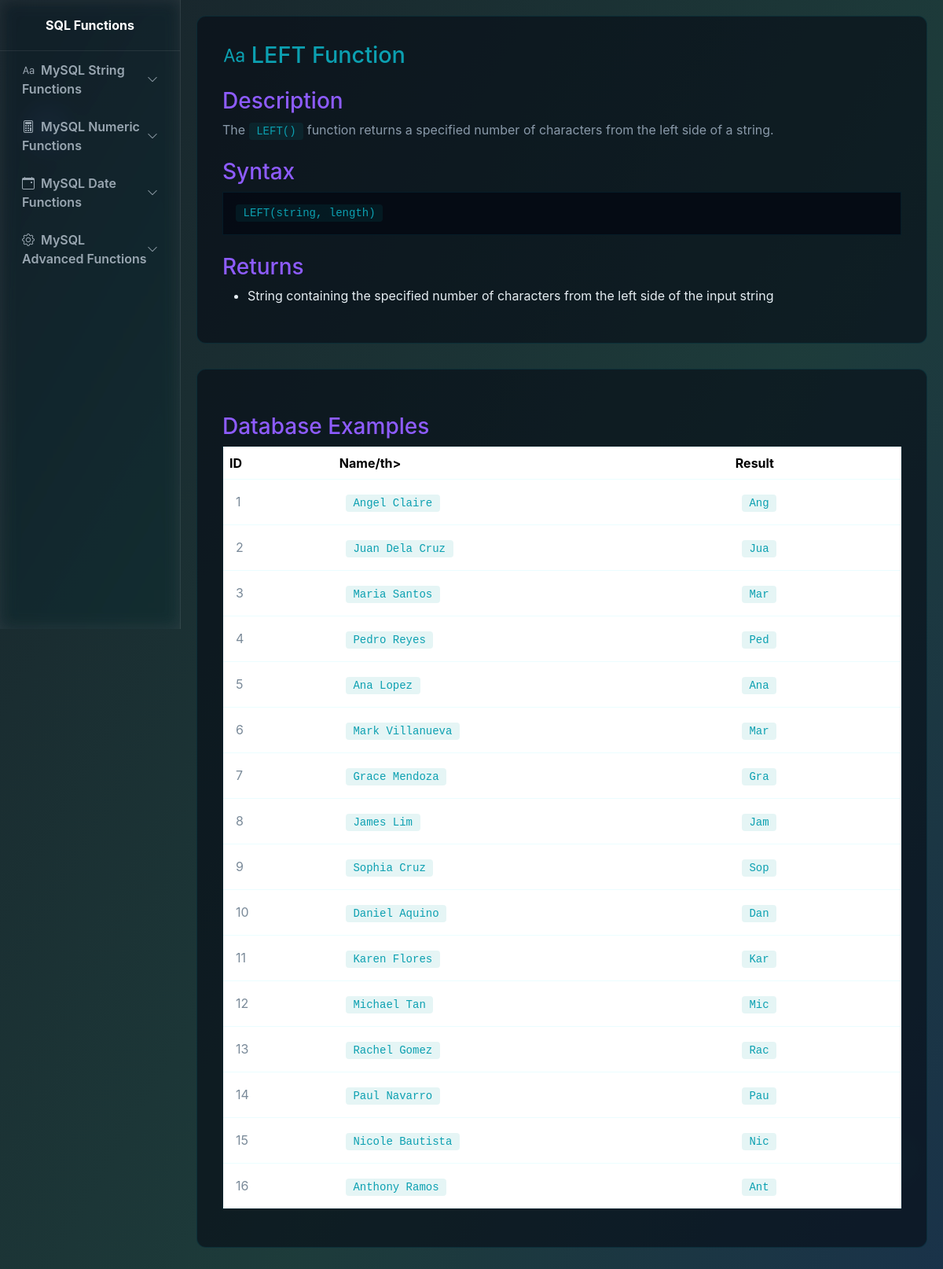
Page /pages/string/left.php on the committed database.
### tables this page shows
CREATE TABLE `employee` (
  `ID` int(11) NOT NULL,
  `Name` varchar(50) NOT NULL,
  `Department` varchar(50) NOT NULL,
  `Salary` decimal(10,2) NOT NULL,
  `Hire_Date` date NOT NULL
);

### pages/string/left.php (the view, shortened to what this page needs)
<!DOCTYPE html>
<html lang="en">
<head>
  <link href="https://cdn.jsdelivr.net/npm/bootstrap@5.3.2/dist/css/bootstrap.min.css" rel="stylesheet">
  <link href="https://cdn.jsdelivr.net/npm/bootstrap-icons@1.10.5/font/bootstrap-icons.css" rel="stylesheet">
    <link href="/IT223-TASK3/style.css" rel="stylesheet">
</head>
<body>
  <aside class="sidebar" id="sidebar">
    <div class="brand">
      <div class="fw-bold">SQL Functions</div>
    </div>
    <nav class="px-2">
      <a class="nav-link d-flex justify-content-between align-items-center"
         data-bs-toggle="collapse" href="#stringFunctions" role="button"
         aria-expanded="false" aria-controls="stringFunctions">
        <span><i class="bi bi-type me-2"></i>MySQL String Functions</span>
        <i class="bi bi-chevron-down small"></i>
      </a>
      <a class="nav-link d-flex justify-content-between align-items-center"
         data-bs-toggle="collapse" href="#numericFunctions" role="button"
         aria-expanded="false" aria-controls="numericFunctions">
        <span><i class="bi bi-calculator me-2"></i>MySQL Numeric Functions</span>
        <i class="bi bi-chevron-down small"></i>
      </a>
      <a class="nav-link d-flex justify-content-between align-items-center"
         data-bs-toggle="collapse" href="#dateFunctions" role="button"
         aria-expanded="false" aria-controls="dateFunctions">
        <span><i class="bi bi-calendar-event me-2"></i>MySQL Date Functions</span>
        <i class="bi bi-chevron-down small"></i>
      </a>
      <a class="nav-link d-flex justify-content-between align-items-center"
         data-bs-toggle="collapse" href="#advancedFunctions" role="button"
         aria-expanded="false" aria-controls="advancedFunctions">
        <span><i class="bi bi-gear me-2"></i>MySQL Advanced Functions</span>
        <i class="bi bi-chevron-down small"></i>
      </a>
    </nav>
  </aside>
<div class="page-content">
  <div class="function-card">
    <h2><i class="bi bi-type me-2"></i>LEFT Function</h2>
    <h3>Description</h3>
    <p>The <code>LEFT()</code> function returns a specified number of characters from the left side of a string.</p>
    <h3>Syntax</h3>
    <pre><code>LEFT(string, length)</code></pre>
    <h3>Returns</h3>
    <ul style="color: #e6eef3;">
      <li>String containing the specified number of characters from the left side of the input string</li>
    </ul>
  </div>
  <div class="function-card">
    <h3>Database Examples</h3>
    <table class="table example-table">
      <thead>
        <tr>
          <th>ID</th>
          <th>Name/th>
          <th>Result</th>
        </tr>
      </thead>
      <tbody>
        <?php
          include "../../config.php";
              $sql = "SELECT ID, Name, Department, LEFT(Name, 3) AS result FROM employee LIMIT 20";
              $result = $conn->query($sql);
              if ($result) {
                while ($row = $result->fetch_assoc()) {
                  echo "<tr>";
                  echo "<td>" . htmlspecialchars($row['ID']) . "</td>";
                  echo "<td><code>" . htmlspecialchars($row['Name']) . "</code></td>";
                  echo "<td><code>" . htmlspecialchars($row['result']) . "</code></td>";
                  echo "</tr>";
                }
              } else {
                echo "<tr><td colspan=\"4\">Query error: " . htmlspecialchars($conn->error) . "</td></tr>";
              }
        ?>
      </tbody>
    </table>
  </div>
</div>
</body>
</html>

### style.css (style rules this page uses)
:root { --bg:#0B0F16; --card: rgba(255,255,255,0.05); --glass: rgba(255, 255, 255, 0.06); --glass1: rgba(13, 43, 70, 0.712); --accent1:#00E5FF; --accent2:#8E5CFF; --accent3:#0ca0b1; --muted:#9AA7B2; --glass-border: rgba(255,255,255,0.08); --cardA: rgba(69, 47, 140, 0.701); }
body { margin: 0; font-family: Inter, system-ui, -apple-system, "Segoe UI", Roboto, "Helvetica Neue", Arial; color: #e6eef3; min-height: 100vh; background: radial-gradient(600px 400px at 10% 10%, rgba(92,110,255,0.06), transparent 8%), radial-gradient(700px 450px at 90% 90%, rgba(0,229,168,0.04), transparent 8%); position: relative; overflow-x: hidden; }
.sidebar { width: 230px; position: fixed; height: 100vh; top: 0; left: 0; background: var(--glass); backdrop-filter: blur(10px) saturate(120%); border-right: 1px solid var(--glass-border); color: white; display: flex; flex-direction: column; transition: all .3s ease; z-index: 3000; overflow: hidden; }
.sidebar .brand { text-align: center; padding: 20px; border-bottom: 1px solid var(--glass-border); }
.sidebar nav { flex: 1; overflow-y: auto; padding-bottom: 20px; }
.sidebar nav a, .sidebar nav .nav-link { display: block; color: var(--muted); padding: 12px 20px; text-decoration: none; font-weight: 600; border-radius: 8px; transition: all .2s; }
.page-content { margin-left: 230px; padding: 20px; background: transparent; transition: margin-left .3s; }
h2, h3, h5, h6 { color: var(--accent1); }
.function-card { background: rgba(6, 11, 20, 0.6); border: 1px solid rgba(0, 229, 255, 0.1); border-radius: 12px; padding: 2rem; margin-bottom: 2rem; }
.function-card h2 { color: var(--accent3); font-size: 1.8rem; }
.function-card h3 { color: var(--accent2); margin-top: 1.5rem; }
.function-card p { color: #8a9aaa; }
.function-card code { background: rgba(0, 155, 155, 0.1); color: var(--accent3); padding: 0.2rem 0.6rem; border-radius: 4px; font-family: "Courier New", monospace; }
.function-card pre { background: rgba(6, 11, 20, 0.9); border: 1px solid rgba(0, 229, 255, 0.08); padding: 1rem; overflow-x: auto; color: var(--accent3); }
.example-table { background: rgba(6, 11, 20, 0.5); border: 1px solid rgba(0, 229, 255, 0.08); border-radius: 8px; }
.example-table thead { background: rgba(6, 11, 20, 0.8); color: var(--accent3); }
.example-table td { color: #7a8a99; padding: 1rem; }

### rows in the picture
employee: ID "1", Name "Angel Claire", result "Ang"
employee: ID "2", Name "Juan Dela Cruz", result "Jua"
employee: ID "3", Name "Maria Santos", result "Mar"
employee: ID "4", Name "Pedro Reyes", result "Ped"
employee: ID "5", Name "Ana Lopez", result "Ana"
employee: ID "6", Name "Mark Villanueva", result "Mar"
employee: ID "7", Name "Grace Mendoza", result "Gra"
employee: ID "8", Name "James Lim", result "Jam"
employee: ID "9", Name "Sophia Cruz", result "Sop"
employee: ID "10", Name "Daniel Aquino", result "Dan"
employee: ID "11", Name "Karen Flores", result "Kar"
employee: ID "12", Name "Michael Tan", result "Mic"
employee: ID "13", Name "Rachel Gomez", result "Rac"
employee: ID "14", Name "Paul Navarro", result "Pau"
employee: ID "15", Name "Nicole Bautista", result "Nic"
employee: ID "16", Name "Anthony Ramos", result "Ant"
